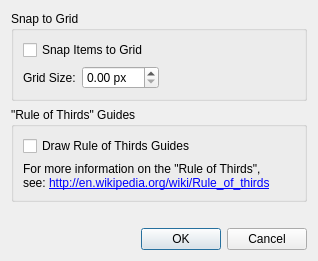
<?xml version="1.0" encoding="UTF-8"?>
<ui version="4.0">
 <class>GridDialog</class>
 <widget class="QDialog" name="GridDialog">
  <property name="geometry">
   <rect>
    <x>0</x>
    <y>0</y>
    <width>318</width>
    <height>261</height>
   </rect>
  </property>
  <property name="windowTitle">
   <string>Dialog</string>
  </property>
  <layout class="QVBoxLayout" name="verticalLayout_2">
   <item>
    <widget class="QGroupBox" name="groupBox">
     <property name="title">
      <string>Snap to Grid</string>
     </property>
     <layout class="QGridLayout" name="gridLayout">
      <item row="0" column="0" colspan="2">
       <widget class="QCheckBox" name="cbSnapToGrid">
        <property name="text">
         <string>Snap Items to Grid</string>
        </property>
       </widget>
      </item>
      <item row="1" column="0">
       <widget class="QLabel" name="label">
        <property name="text">
         <string>Grid Size:</string>
        </property>
       </widget>
      </item>
      <item row="1" column="1">
       <widget class="QDoubleSpinBox" name="gridSize">
        <property name="suffix">
         <string> px </string>
        </property>
       </widget>
      </item>
      <item row="1" column="2">
       <spacer name="horizontalSpacer">
        <property name="orientation">
         <enum>Qt::Horizontal</enum>
        </property>
        <property name="sizeHint" stdset="0">
         <size>
          <width>40</width>
          <height>20</height>
         </size>
        </property>
       </spacer>
      </item>
     </layout>
    </widget>
   </item>
   <item>
    <widget class="QGroupBox" name="groupBox_2">
     <property name="title">
      <string>&quot;Rule of Thirds&quot; Guides</string>
     </property>
     <layout class="QVBoxLayout" name="verticalLayout">
      <item>
       <widget class="QCheckBox" name="cbThirds">
        <property name="text">
         <string>Draw Rule of Thirds Guides</string>
        </property>
       </widget>
      </item>
      <item>
       <widget class="QLabel" name="linkLabel">
        <property name="text">
         <string>&lt;!DOCTYPE HTML PUBLIC &quot;-//W3C//DTD HTML 4.0//EN&quot; &quot;http://www.w3.org/TR/REC-html40/strict.dtd&quot;&gt;
&lt;html&gt;&lt;head&gt;&lt;meta name=&quot;qrichtext&quot; content=&quot;1&quot; /&gt;&lt;style type=&quot;text/css&quot;&gt;
p, li { white-space: pre-wrap; }
&lt;/style&gt;&lt;/head&gt;&lt;body style=&quot; font-family:'Sans Serif'; font-size:9pt; font-weight:400; font-style:normal;&quot;&gt;
&lt;p style=&quot; margin-top:0px; margin-bottom:0px; margin-left:0px; margin-right:0px; -qt-block-indent:0; text-indent:0px;&quot;&gt;&lt;span style=&quot; font-family:'MS Shell Dlg 2';&quot;&gt;For more information on the &quot;Rule of Thirds&quot;, &lt;br /&gt;see: &lt;/span&gt;&lt;a href=&quot;http://en.wikipedia.org/wiki/Rule_of_thirds&quot;&gt;&lt;span style=&quot; font-family:'MS Shell Dlg 2'; text-decoration: underline; color:#0000ff;&quot;&gt;http://en.wikipedia.org/wiki/Rule_of_thirds&lt;/span&gt;&lt;/a&gt;&lt;/p&gt;&lt;/body&gt;&lt;/html&gt;</string>
        </property>
       </widget>
      </item>
     </layout>
    </widget>
   </item>
   <item>
    <spacer name="verticalSpacer">
     <property name="orientation">
      <enum>Qt::Vertical</enum>
     </property>
     <property name="sizeHint" stdset="0">
      <size>
       <width>20</width>
       <height>40</height>
      </size>
     </property>
    </spacer>
   </item>
   <item>
    <widget class="QDialogButtonBox" name="buttonBox">
     <property name="orientation">
      <enum>Qt::Horizontal</enum>
     </property>
     <property name="standardButtons">
      <set>QDialogButtonBox::Cancel|QDialogButtonBox::Ok</set>
     </property>
    </widget>
   </item>
  </layout>
 </widget>
 <resources/>
 <connections>
  <connection>
   <sender>buttonBox</sender>
   <signal>accepted()</signal>
   <receiver>GridDialog</receiver>
   <slot>accept()</slot>
   <hints>
    <hint type="sourcelabel">
     <x>227</x>
     <y>211</y>
    </hint>
    <hint type="destinationlabel">
     <x>157</x>
     <y>231</y>
    </hint>
   </hints>
  </connection>
  <connection>
   <sender>buttonBox</sender>
   <signal>rejected()</signal>
   <receiver>GridDialog</receiver>
   <slot>reject()</slot>
   <hints>
    <hint type="sourcelabel">
     <x>295</x>
     <y>217</y>
    </hint>
    <hint type="destinationlabel">
     <x>286</x>
     <y>231</y>
    </hint>
   </hints>
  </connection>
 </connections>
</ui>
